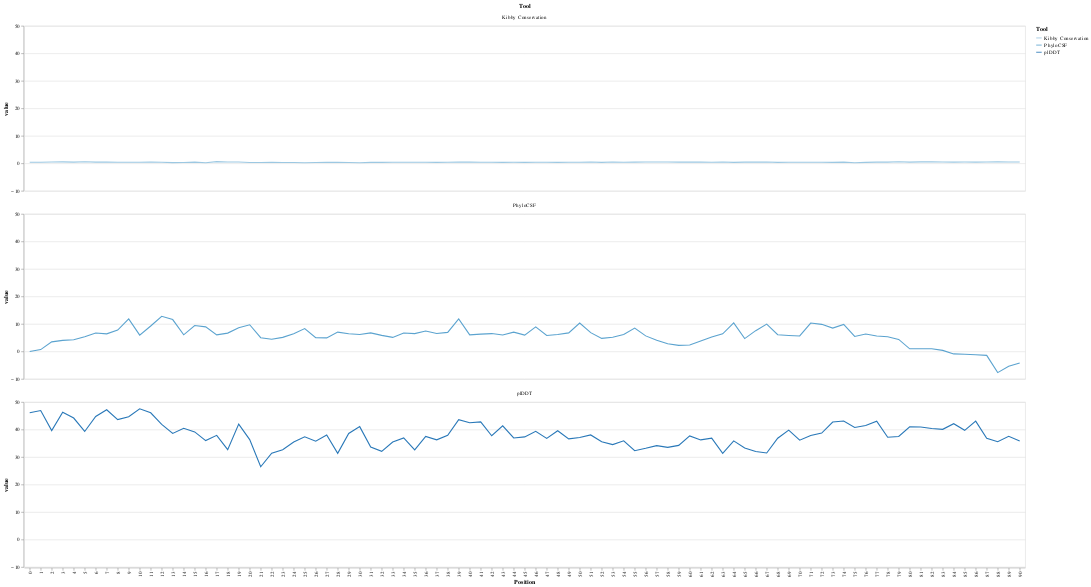

The code cell stored with this chart in its notebook:
### Code cell


### Figure 1 — Vega-Lite specification as saved in the notebook (floating-point values rounded to 4 significant figures; data arrays with more than 128 entries replaced by an {"elided": "..."} marker saying what was removed)
{"config": {"view": {"continuousWidth": 300, "continuousHeight": 300}}, "data": {"name": "data-74397f3cb37bbfae423286c8cd7fd6fb"}, "facet": {"field": "Tool", "type": "ordinal"}, "spec": {"mark": {"type": "line"}, "encoding": {"color": {"field": "Tool", "type": "ordinal"}, "x": {"field": "Position", "type": "nominal"}, "y": {"field": "value", "type": "quantitative"}}}, "columns": 1, "$schema": "https://vega.github.io/schema/vega-lite/v5.8.0.json", "datasets": {"data-74397f3cb37bbfae423286c8cd7fd6fb": {"elided": "273 records"}}}
